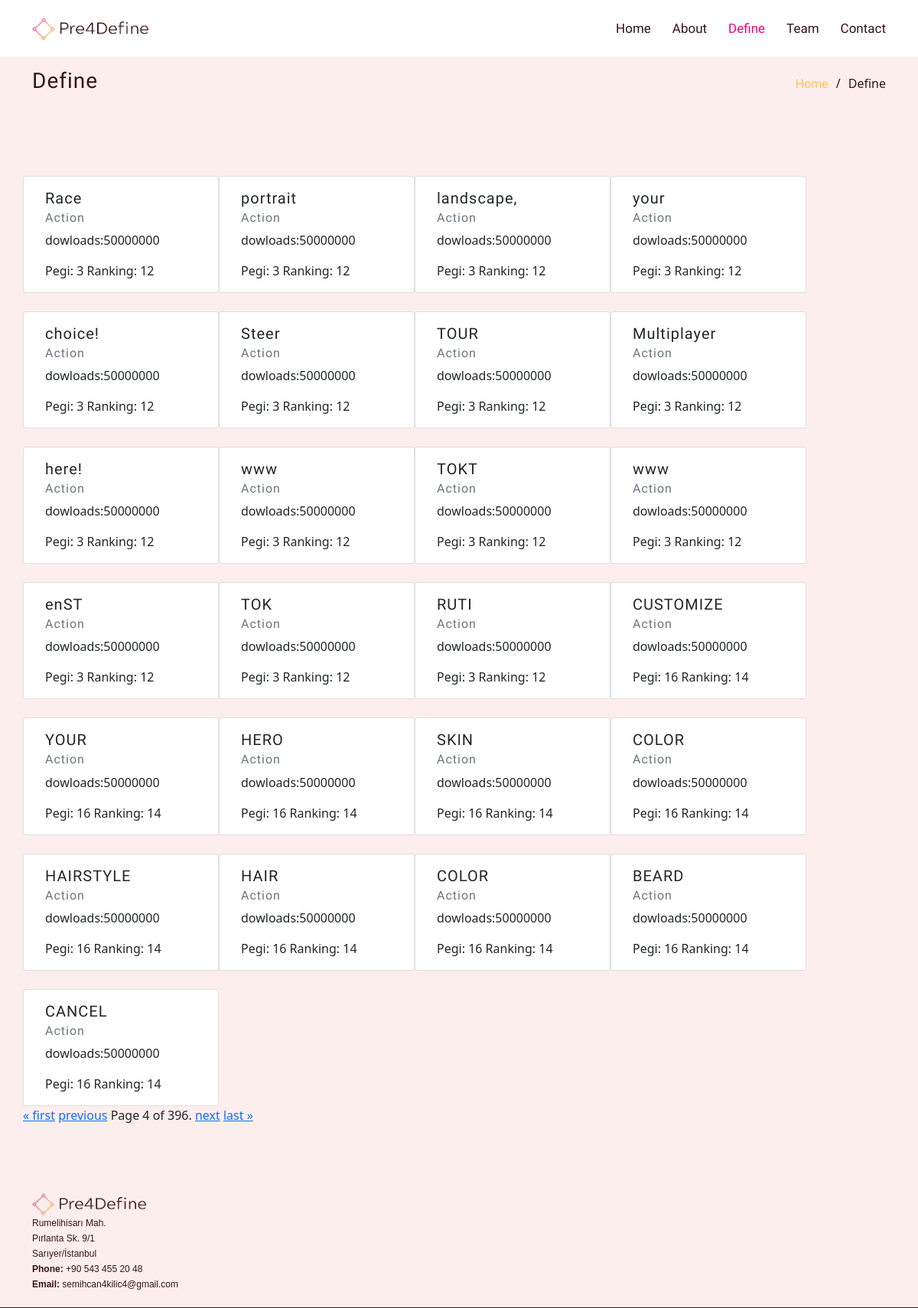
Page /define/?page=4 on the committed database.
### word/models.py (models this page shows, shortened)
class WordsDefining(models.Model):
    word = models.CharField(max_length=30)
    category = models.CharField(max_length=30)
    pegi = models.CharField(max_length=3)
    commentCount = models.CharField(max_length=11)
    downloads = models.CharField(max_length=12)
    ranking = models.CharField(max_length=4)

### define/views.py (the view)
# urls.py: path('define/', include('define.urls')),
def define(request):
    words = WordsDefining.objects.all().order_by('downloads').reverse()
    paginator = Paginator(words , 25)  # Show 25 contacts per page
    page_number = request.GET.get('page')
    page_obj = paginator.get_page(page_number)
    context = {
        'words':page_obj,
    }
    return render(request, 'define.html',context)

### templates/define.html (shortened to what this page needs)
{% load static %}
<!DOCTYPE html>
<html lang="en">
<head>
    <link rel="stylesheet" href="https://cdnjs.cloudflare.com/ajax/libs/font-awesome/4.7.0/css/font-awesome.min.css">
    <link href="{% static 'css/style.css' %}" rel="stylesheet">
    <link href="https://cdn.jsdelivr.net/npm/bootstrap@5.0.0-beta1/dist/css/bootstrap.min.css" rel="stylesheet"
>
    <link href="https://unpkg.com/aos@2.3.1/dist/aos.css" rel="stylesheet">
</head>
<body>
{% block header %}
    <header id="header" class="fixed-top ">
        <div id="container" class="container d-flex align-items-center justify-content-between">
            <a href="base.html" class="logo"><img src="{% static '/images/logo.png' %}" alt="Logo"
                                                  class="img-fluid"></a>
            <nav id="navigate" class="nav-menu ">
                <ul>
                    <li><a href="/home/">Home</a></li>
                    <li><a href="#about">About</a></li>
                    <li class="active"><a href="/define/">Define</a></li>
                    <li><a href="#team">Team</a></li>
                    <li><a href="/contact/">Contact</a></li>
                </ul>
            </nav>
        </div>
    </header>
{% endblock header %}
<main id="main">
    {% block breadcrumps %}
        <section class="breadcrumbs">
            <div class="container">
                <div class="d-flex justify-content-between align-items-center">
                    <h2>Define</h2>
                    <ol>
                        <li><a href="base.html">Home</a></li>
                        <li>Define</li>
                    </ol>
                </div>
            </div>
        </section>
    {% endblock breadcrumps %}
    {% block content %}
        <section class="define-page">
            <div class="container">
                <div class="row">
                    {% for word in words %}
                        <div class="card col-lg-4 mt-4 mr-2" style="width: 16rem;">
                            <div class="card-body">
                                <h5 class="card-title">{{ word.word }}</h5>
                                <h6 class="card-subtitle mb-2 text-muted">{{ word.category }}</h6>
                                <p class="card-text">dowloads:{{ word.downloads }}</p>
                                <span class="card-text">Pegi: {{ word.pegi }}</span>
                                <span class="card-text">Ranking: {{ word.ranking }}</span>
                            </div>
                        </div>
                    {% endfor %}
                    <div class="pagination">
    <span class="step-links">
        {% if words.has_previous %}
            <a href="?page=1">&laquo; first</a>
            <a href="?page={{ words.previous_page_number }}">previous</a>
        {% endif %}
        <span class="current">
            Page {{ words.number }} of {{ words.paginator.num_pages }}.
        </span>
        {% if words.has_next %}
            <a href="?page={{ words.next_page_number }}">next</a>
            <a href="?page={{ words.paginator.num_pages }}">last &raquo;</a>
        {% endif %}
    </span>
                    </div>
                </div>
            </div>
        </section>
    {% endblock content %}
</main>
<footer id="footer">
    <div class="container">
        <div class="footer-info">
            <img src="{% static '/images/logo.png' %}" alt="" width="150px">
            <p>
                Rumelihisarı Mah. <br>
                Pırlanta Sk. 9/1 <br>
                Sarıyer/İstanbul <br>
                <strong>Phone:</strong> +90 543 455 20 48<br>
                <strong>Email:</strong> semihcan4kilic4@gmail.com<br>
            </p>
        </div>
    </div>
</footer>
</body>
</html>

### static/css/style.css (style rules this page uses)
body { font-family: 'Montserrat', sans-serif; color: #361414; }
a { color: #ffc451; text-decoration: none; }
h1, h2, h3, h4, h5, h6 { font-family: 'Alice', serif; letter-spacing: 1px; }
#header { transition: all 0.5s; z-index: 997; padding: 15px 0; }
#header .logo img { max-height: 30px; }
.nav-menu ul { margin: 0; padding: 0; list-style: none; }
.nav-menu > ul { display: flex; }
.nav-menu > ul > li { position: relative; white-space: nowrap; padding: 10px 0 10px 28px; }
.nav-menu a { display: block; float: right; text-decoration: none; position: relative; color: #361414; transition: 0.3s; font-size: 17px; font-family: 'Alice', serif; font-weight: 500; }
.nav-menu a:hover, .nav-menu .active > a, .nav-menu li:hover > a { color: #f00876; }
section { padding: 60px 0; overflow: hidden; background-color: #fdeeee; }
.breadcrumbs { padding: 15px 0; background: #fdeeee; min-height: 40px; margin-top: 74px; color: #361414; }
.breadcrumbs h2 { font-size: 28px; font-weight: 400; }
.breadcrumbs ol { display: flex; flex-wrap: wrap; list-style: none; padding: 0; margin: 0; }
.breadcrumbs a { color: #ffc451; text-decoration: none; font-family: 'Alice', serif; }
.breadcrumbs ol li + li { padding-left: 10px; }
.breadcrumbs ol li + li::before { display: inline-block; padding-right: 10px; content: "/"; }
#footer { background: #fdeeee; border-bottom: 1px solid #361414; padding: 30px 0 20px 0; }
#footer .footer-info { display: block; }
#footer .footer-info p { font-size: 12px; line-height: 20px; margin-bottom: 0; font-family: "Raleway", sans-serif; color: #361414; }

### rows in the picture
WordsDefining: word "Race", category "Action", downloads "50000000", pegi "3", ranking "12"
WordsDefining: word "portrait", category "Action", downloads "50000000", pegi "3", ranking "12"
WordsDefining: word "landscape,", category "Action", downloads "50000000", pegi "3", ranking "12"
WordsDefining: word "your", category "Action", downloads "50000000", pegi "3", ranking "12"
WordsDefining: word "choice!", category "Action", downloads "50000000", pegi "3", ranking "12"
WordsDefining: word "Steer", category "Action", downloads "50000000", pegi "3", ranking "12"
WordsDefining: word "TOUR", category "Action", downloads "50000000", pegi "3", ranking "12"
WordsDefining: word "Multiplayer", category "Action", downloads "50000000", pegi "3", ranking "12"
WordsDefining: word "here!", category "Action", downloads "50000000", pegi "3", ranking "12"
WordsDefining: word "www", category "Action", downloads "50000000", pegi "3", ranking "12"
WordsDefining: word "TOKT", category "Action", downloads "50000000", pegi "3", ranking "12"
WordsDefining: word "www", category "Action", downloads "50000000", pegi "3", ranking "12"
WordsDefining: word "enST", category "Action", downloads "50000000", pegi "3", ranking "12"
WordsDefining: word "TOK", category "Action", downloads "50000000", pegi "3", ranking "12"
WordsDefining: word "RUTI", category "Action", downloads "50000000", pegi "3", ranking "12"
WordsDefining: word "CUSTOMIZE", category "Action", downloads "50000000", pegi "16", ranking "14"
WordsDefining: word "YOUR", category "Action", downloads "50000000", pegi "16", ranking "14"
WordsDefining: word "HERO", category "Action", downloads "50000000", pegi "16", ranking "14"
WordsDefining: word "SKIN", category "Action", downloads "50000000", pegi "16", ranking "14"
WordsDefining: word "COLOR", category "Action", downloads "50000000", pegi "16", ranking "14"
WordsDefining: word "HAIRSTYLE", category "Action", downloads "50000000", pegi "16", ranking "14"
WordsDefining: word "HAIR", category "Action", downloads "50000000", pegi "16", ranking "14"
WordsDefining: word "COLOR", category "Action", downloads "50000000", pegi "16", ranking "14"
WordsDefining: word "BEARD", category "Action", downloads "50000000", pegi "16", ranking "14"
WordsDefining: word "CANCEL", category "Action", downloads "50000000", pegi "16", ranking "14"

### other values in the picture
{{ words.number }} "4"
{{ words.paginator.num_pages }} "396"
